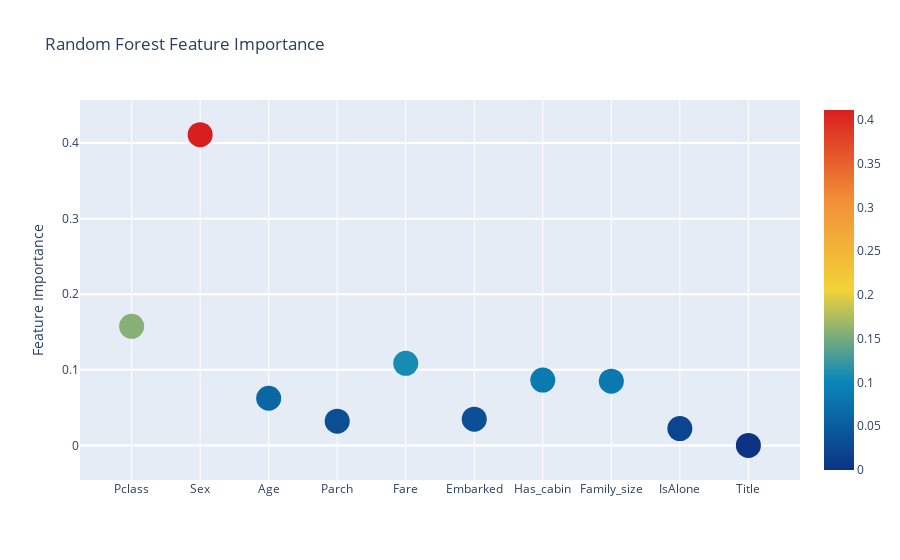

The code cell stored with this chart in its notebook:
### Code cell
#TODO: this plotly graph is not working
trace = go.Scatter(
    y = feature_df['Random Forest feature importances'].values,
    x = feature_df['features'].values,
    mode='markers',
    marker=dict(
        sizemode = 'diameter',
        sizeref = 1,
        size = 25,
#       size= feature_df['AdaBoost feature importances'].values,
        #color = np.random.randn(500), #set color equal to a variable
        color = feature_df['Random Forest feature importances'].values,
        colorscale='Portland',
        showscale=True
    ),
    text = feature_df['features'].values
)
data = [trace]

layout= go.Layout(
    autosize= True,
    title= 'Random Forest Feature Importance',
    hovermode= 'closest',
#     xaxis= dict(
#         title= 'Pop',
#         ticklen= 5,
#         zeroline= False,
#         gridwidth= 2,
#     ),
    yaxis=dict(
        title= 'Feature Importance',
        ticklen= 5,
        gridwidth= 2
    ),
    showlegend= False
)
fig = go.Figure(data=data, layout=layout)
py.iplot(fig,filename='scatter2010')

### Figure 1 — Plotly figure (JSON) as saved in the notebook; plotly's stock layout.template omitted (floating-point values rounded to 4 significant figures)
{"data": [{"text": ["Pclass", "Sex", "Age", "Parch", "Fare", "Embarked", "Has_cabin", "Family_size", "IsAlone", "Title"], "y": [0.1575, 0.4112, 0.0624, 0.03208, 0.1085, 0.03463, 0.08646, 0.08493, 0.02227, 0], "mode": "markers", "marker": {"sizeref": 1, "colorscale": [[0, "rgb(12,51,131)"], [0.25, "rgb(10,136,186)"], [0.5, "rgb(242,211,56)"], [0.75, "rgb(242,143,56)"], [1, "rgb(217,30,30)"]], "color": [0.1575, 0.4112, 0.0624, 0.03208, 0.1085, 0.03463, 0.08646, 0.08493, 0.02227, 0], "sizemode": "diameter", "showscale": true, "size": 25}, "x": ["Pclass", "Sex", "Age", "Parch", "Fare", "Embarked", "Has_cabin", "Family_size", "IsAlone", "Title"], "type": "scatter"}], "layout": {"autosize": true, "title": {"text": "Random Forest Feature Importance"}, "yaxis": {"ticklen": 5, "gridwidth": 2, "title": {"text": "Feature Importance"}}, "showlegend": false, "hovermode": "closest"}}
